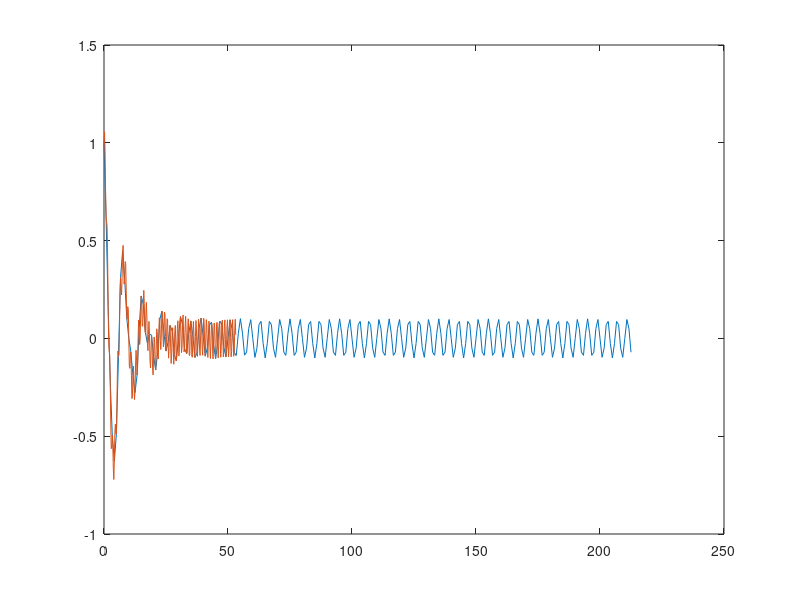
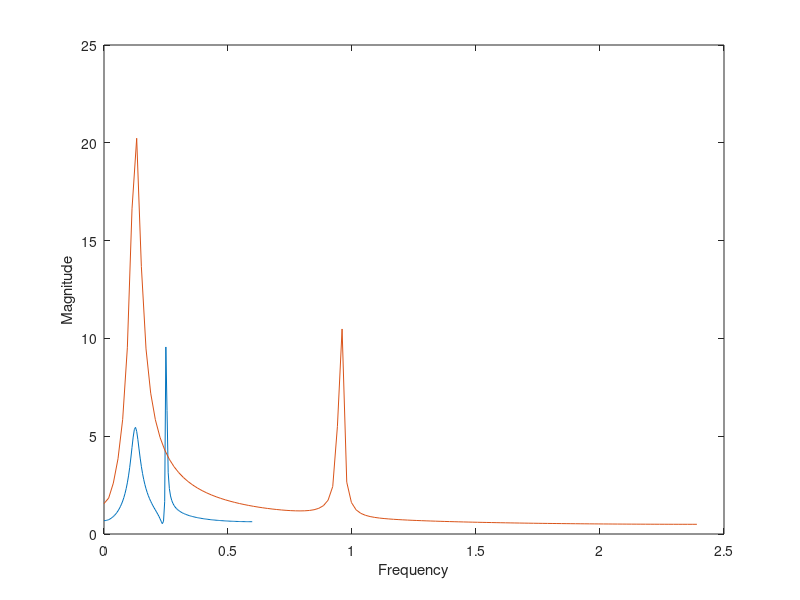

Reproduce these figures in MATLAB, in order.
clc
clear all
close all

T1 = 1/1.2; 
T2 = 1/4.8; 
omega1 = 0.25 * pi;
omega2 = 1.9 * pi;
T = 1.0;
i = 0;
a = 0.12;
for n = 1:1:256
	x1(n) = exp(-a*i*T1)*cos(omega1*i*T1) + 0.1*sin(omega2*i*T1);
    x2(n) = exp(-a*i*T2)*cos(omega1*i*T2) + 0.1*sin(omega2*i*T2);
    i = i+1;
end


sample = 0:1:255;
plot(T1*sample, x1);
hold on
plot(T2*sample, x2);

figure;
fs1 = 1.2;
fs2 = 4.8;
N=255;
X1_mags = abs(fft(x1));
X2_mags = abs(fft(x2));
fax_bins = [0 : N-1]; %frequency axis in bins
N_2 = ceil(N/2);
plot(fax_bins(1:N_2)*fs1/N, X1_mags(1:N_2))
hold on;
plot(fax_bins(1:N_2)*fs2/N, X2_mags(1:N_2))
xlabel('Frequency')
ylabel('Magnitude');

%axis tight

% X1 = abs(fft(x2, 256));
% X1 = fftshift(X1);
% fVals = (1:1:256)*fs2/256;
% plot(fVals, X1);
